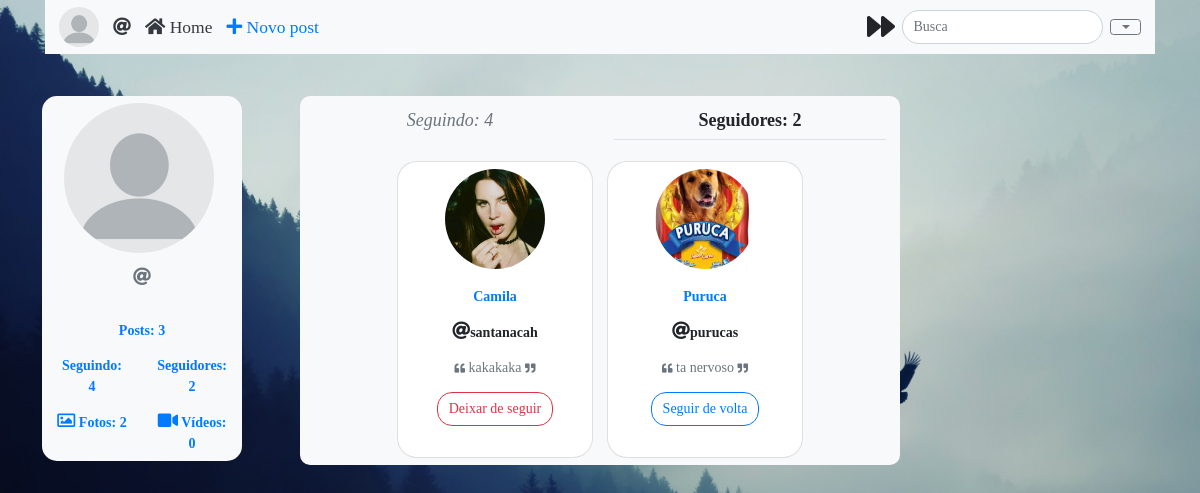
The app's page /meu_perfil/seguidores.php (signed in) with its own data.
### tables this page shows
CREATE TABLE `relacao` (
  `id` int(11) NOT NULL,
  `id_segue` int(11) NOT NULL,
  `id_seguido` int(11) NOT NULL,
  `aut` varchar(255) NOT NULL
);

CREATE TABLE `usuarios` (
  `id` int(11) NOT NULL,
  `login` varchar(255) NOT NULL,
  `senha` varchar(255) NOT NULL,
  `email` varchar(255) NOT NULL,
  `nome` varchar(255) NOT NULL,
  `bio` varchar(255) NOT NULL,
  `profile` tinyint(1) NOT NULL
);

### classes/Post.php (called while the page is built, shortened)
<?php
	class Post {
		public function getYourPosts($pdo, $id){
			$stmt = $pdo->prepare('SELECT * FROM posts WHERE id_user = ? ORDER BY id DESC');
            $stmt->bindParam(1, $id, PDO::PARAM_INT);
			$stmt->execute();
			if($p = $stmt->fetchAll(PDO::FETCH_ASSOC)){
				return $p;
			} else{ return $p;}
		}
	}

### classes/Usuario.php (called while the page is built, shortened)
<?php
    class Usuario {
        public function getLogin($pdo, $id){
            $stmt = $pdo->prepare('SELECT login, email, nome, profile, bio FROM usuarios WHERE id=?');
            $stmt->bindParam(1, $id, PDO::PARAM_INT);
            $stmt->execute();
            if($row = $stmt->fetch(PDO::FETCH_ASSOC)){
                $result = [$row['login'], $row['email'], $row['nome'], $row['profile'], $row['bio']];
                return $result;
            }
            else{
                return false;
            }
        }
        public function getSeguindo($pdo, $id){
            $stmt=$pdo->prepare("SELECT id_seguido FROM relacao WHERE id_segue = ? AND aut = 1 " );
            $stmt->bindParam(1, $id, PDO::PARAM_STR);
            $stmt->execute();
            $result = $stmt->fetchAll();
            return $result;
        }
        public function getSeguidores($pdo, $id){
            $stmt=$pdo->prepare("SELECT id_segue FROM relacao WHERE id_seguido = ? AND aut = 1 " );
            $stmt->bindParam(1, $id, PDO::PARAM_STR);
            $stmt->execute();
            $result = $stmt->fetchAll();
            return $result;
        }
    }

### classes/Midia.php (called while the page is built, shortened)
<?php
	class Midia {
        public function getGaleria($pdo, $id){
            $stmt = $pdo->prepare('SELECT id, nome, legenda FROM fotos WHERE id_user = ?');
            $stmt->bindParam(1, $id, PDO::PARAM_INT);
            $stmt->execute();
            $p = $stmt->fetchAll(PDO::FETCH_ASSOC);
            return $p;
    }
	}

### meu_perfil/seguidores.php (the view, shortened to what this page needs)
<?php
require '../conexao.php';
require '../Classes/Usuario.php';
require '../Classes/Midia.php';
require '../Classes/Post.php';
?>
<!doctype html>
<html lang="pt-br">
  <head>
    <link rel="stylesheet" href="https://stackpath.bootstrapcdn.com/bootstrap/4.1.3/css/bootstrap.min.css">
    <link rel="stylesheet" href="https://use.fontawesome.com/releases/v5.2.0/css/all.css">
  </head>
  <body class="bg-dark" style="background-image: url(../img/users/bg<?php echo $_SESSION['id']?>.jpg); background-size:cover; background-attachment: fixed;">
<?php 	include '../modulos/navperfil.php';
				$postagens = new Post;
				$galeria = new Midia;
				$segue = new Usuario;
				$post = $postagens->getYourPosts($pdo, $_SESSION['id']);
				$fotos = $galeria->getGaleria($pdo, $_SESSION['id']);
				$seguindo = $segue->getSeguindo($pdo, $_SESSION['id']);
				$seguidores = $segue->getSeguidores($pdo, $_SESSION['id']);
				$solic = $segue->getSolicitacoes($pdo, $_SESSION['id']);
				 ?>
	<div class="col-2 bg-light mt-5 position-fixed ml-5" style="border-radius: 15px;">
		<div class="row mt-2">
			<div class="col text-center">
				<a class="p-0 m-0 pr-2" href="meuperfil.php"><img class="img rounded-circle" style="height: 150px; width: 150px; object-fit: cover;" src="../img/users/profile<?php if ($_SESSION['profile']){ echo $_SESSION['id']; } else { echo "0";}?>.jpg"></a>
			</div>
		</div>
		<div class="row mt-2 text-center">
			<div class="col">
			</div>
		</div>
		<div class="row text-center">
			<div class="col">
				<p class="text-muted"> <i class="fas fa-at"></i><?php echo $_SESSION['login'] ?> </p>
			</div>
		</div>
		<div class="row text-center">
			<div class="col">
			</div>
		</div>
		<div class="text-center mt-2 mb-2">
				<a href="../meu_perfil/meuperfil.php" ><p class="font-weight-bold text-primary m-0" >Posts: <?php echo count($post) ?></p></a>
				<div class="row mt-3">
				<div class="col">
					<a href="../meu_perfil/seguindo.php" ><p class="font-weight-bold text-primary m-0" >Seguindo: <?php echo count($seguindo) ?></p></a>
				</div>
				<div class="col">
					<a href="../meu_perfil/seguidores.php" ><p class="font-weight-bold text-primary m-0" >Seguidores: <?php echo count($seguidores); if ($solic){echo "*";}  ?></p></a>
				</div>
				</div>
				<div class="row mt-3">
				<div class="col">
					<a href="../meu_perfil/minhasfotos.php" ><p class="font-weight-bold text-primary m-0"><i class="far fa-image"></i> Fotos: <?php echo count($fotos)?></p></a>
				</div>
				<div class="col">
					<p class="font-weight-bold text-primary m-0"><i class="fas fa-video"></i> Vídeos: 0</p>
				</div>
				</div>
		</div>
	</div>
	<div class="container mt-5 justify-content-center bg-light col-xl-6 mb-5" style="border-radius: 10px;">
				<div class="row text-center">
					<h3 class="m-3 col pb-2"   ><i><a href="../meu_perfil/seguindo.php" style="font-size: 18px !important;" class=" text-muted">Seguindo: <?php echo count($seguindo) ?></i></h3></a>
					<h3 class="m-3 col border-bottom pb-2"><b style="font-size: 18px !important;">Seguidores: <?php echo count($seguidores); if($solic){echo "*";}?></b></h3>
					</div>
				<div class="row justify-content-center">
				<?php
				if($seguidores){
				foreach ($seguidores as $r) {
				$info = $segue->getLogin($pdo, $r['id_segue']);
					if ($info) {
				        $login = $info[0];
				        $nome = $info[2];
				        $profile = $info[3];
			        	$bio = $info[4];
				    }
				?>
					<div class="card text-center m-2" style="width: 14rem; border-radius: 20px;">
					  <div class="row justify-content-center mt-2"> <a href="../amigos/perfil.php?id=<?php echo $r['id_segue']; ?>" style="text-decoration: none;">
					  <img class="card-img-top img-fluid rounded-circle" style="height: 100px; width: 100px; object-fit: cover;" src="../img/users/profile<?php if ($profile){ echo $r['id_segue']; } else { echo "0";}?>.jpg">
					  </div>
					  <div class="card-body">
						<p><b><?php echo $nome?></b></p> </a>
						<p><b><i class="fas fa-at"></i><?php echo $login?></b></p>
						<p class="text-muted"><?php if($bio){echo "<i class='fas fa-xs fa-quote-left'></i> ".$bio." <i class='fas fa-xs fa-quote-right'></i>";}else{echo "  ";}?></p>
						<form action="../amigos/adicionar.php" method="post">
							<?php
							$arr = [];
							foreach ($seguindo as $am) {
								array_push($arr, $am['id_seguido']);
							}
							if (in_array($r['id_segue'], $arr)) {
							?>
							<button formaction="../amigos/removeramigo.php" class="btn btn-outline-danger" style="border-radius: 15px;">Deixar de seguir</button>
						<?php }  else{ ?>
							<button type="sumbit" class="btn btn-outline-primary" style="border-radius: 15px;">Seguir de volta</button>
						<?php } ?>
						</form>
				      </div>
					</div>
			<?php }?>
				</div>
		<?php } ?>
  </body>
</html>

### conexao.php (style rules this page uses)
* { font-family: Verdana; font-size: 14px; }
i { font-size: 18px; }

### records on screen
relacao: shows a picture, usuarios.nome "Camila", usuarios.login "santanacah", usuarios.bio "kakakaka", id_segue "Deixar de seguir"
relacao: shows a picture, usuarios.nome "Puruca", usuarios.login "purucas", usuarios.bio "ta nervoso", id_segue "Seguir de volta"

### other values on screen
count($post) "3"
count($seguindo) "4"
count($seguidores) "2"
count($fotos) "2"
